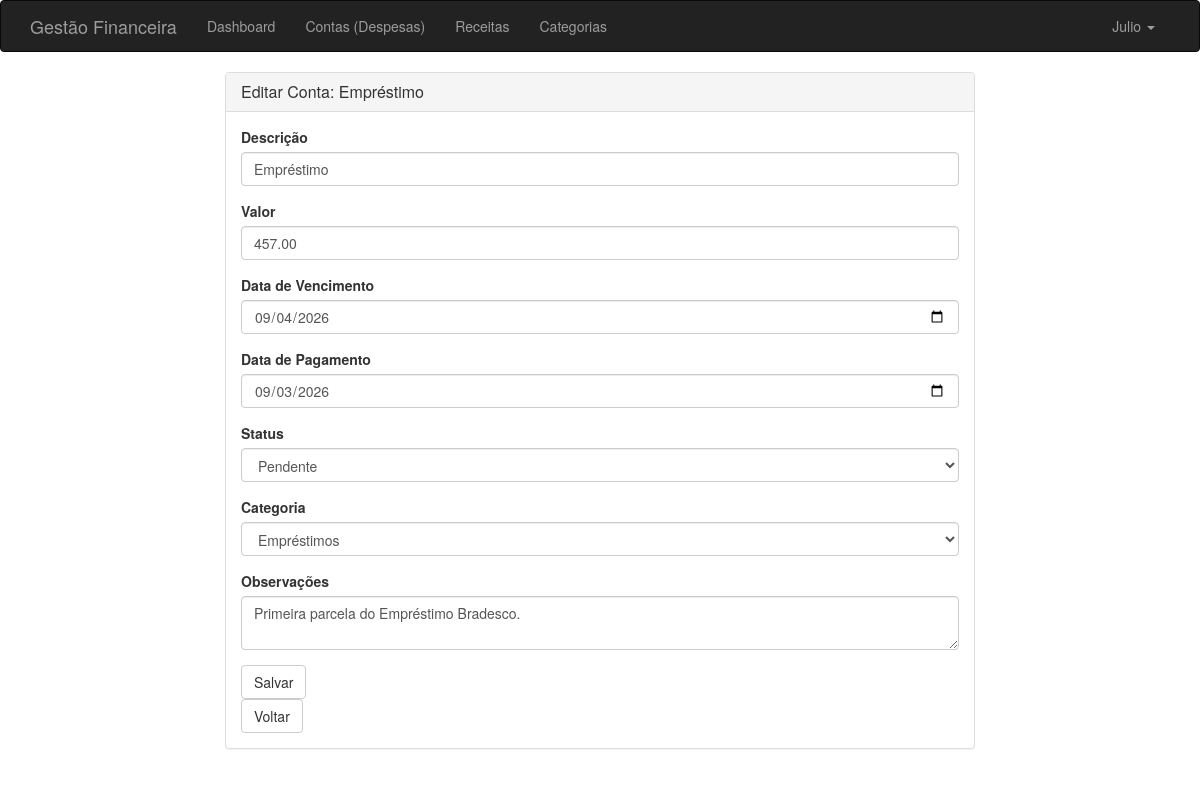
/contas/1/editar (signed in), run on the app's committed database.
### app/models/tables.py (models this page shows, shortened)
class User(UserMixin, db.Model):
    __tablename__ = 'users'
    id = db.Column(db.Integer, primary_key=True)
    user_name = db.Column(db.String(64), unique=True, index=True)
    email = db.Column(db.String(120), unique=True, index=True)
    password_hash = db.Column(db.String(256))
    role_id = db.Column(db.Integer, db.ForeignKey('roles.id'))
    contas = db.relationship('Conta', backref='user', lazy='dynamic')
    receitas = db.relationship('Receita', backref='user', lazy='dynamic')
    categorias = db.relationship('Categoria', backref='user', lazy='dynamic')

class Conta(db.Model):
    __tablename__ = 'contas'
    id = db.Column(db.Integer, primary_key=True)
    descricao = db.Column(db.String(128), nullable=False)
    valor = db.Column(db.Numeric(10, 2), nullable=False)
    data_vencimento = db.Column(db.Date, nullable=False)
    data_pagamento = db.Column(db.Date, nullable=True)
    status = db.Column(db.Enum(StatusConta), default=StatusConta.PENDENTE, nullable=False)
    observacoes = db.Column(db.Text, nullable=True)
    categoria_id = db.Column(db.Integer, db.ForeignKey('categorias.id'), nullable=False)
    user_id = db.Column(db.Integer, db.ForeignKey('users.id'), nullable=False)

### app/controllers/contas.py (the view, shortened to what this page needs)
@bp.route('/<int:id>/editar', methods=['GET', 'POST'])
@login_required
def editar(id):
    conta = Conta.query.filter_by(id=id, user_id=current_user.id).first_or_404()
    form = ContaForm(obj=conta)
    _popular_categorias_form(form, TipoCategoria.DESPESA)
    form.categoria.data = conta.categoria_id
    form.status.data = conta.status.value
    return render_template('contas/editar.html', form=form, conta=conta)

### app/models/forms.py
class ContaForm(FlaskForm):
    descricao = StringField('Descrição', validators=[DataRequired(), Length(min=2, max=128)])
    valor = DecimalField('Valor', validators=[DataRequired(), NumberRange(min=0.01)], places=2)
    data_vencimento = DateField('Data de Vencimento', format='%Y-%m-%d', validators=[DataRequired()])
    data_pagamento = DateField('Data de Pagamento', format='%Y-%m-%d', validators=[Optional()])
    status = SelectField('Status', choices=[
        (StatusConta.PENDENTE.value, 'Pendente'),
        (StatusConta.PAGO.value, 'Pago')
    ], validators=[DataRequired()])
    categoria = SelectField('Categoria', coerce=int, validators=[DataRequired()])
    observacoes = TextAreaField('Observações', validators=[Optional(), Length(max=500)])
    submit = SubmitField('Salvar')

### app/controllers/contas.py (called while the page is built)
def _popular_categorias_form(form, tipo=TipoCategoria.DESPESA):
    categorias = Categoria.query.filter_by(
        user_id=current_user.id,
        tipo=tipo
    ).order_by(Categoria.nome).all()
    form.categoria.choices = [(c.id, c.nome) for c in categorias]

### app/models/tables.py (called while the page is built)
@login_manager.user_loader
def load_user(user_id):
    return db.session.get(User, int(user_id))

### app/templates/contas/editar.html
{% extends 'base.html' %}
{% import 'bootstrap/wtf.html' as wtf %}
{% block page_content %}
<div class="row">
    <div class="col-md-8 col-md-offset-2">
        <div class="panel panel-default">
            <div class="panel-heading">
                <h3 class="panel-title">Editar Conta: {{ conta.descricao }}</h3>
            </div>
            <div class="panel-body">
                {{ wtf.quick_form(form, action=url_for('contas.editar', id=conta.id), method='post') }}
                <a href="{{ url_for('contas.listar') }}" class="btn btn-default">Voltar</a>
            </div>
        </div>
    </div>
</div>
{% endblock %}

### app/templates/base.html (shortened to what this page needs)
{% extends 'bootstrap/base.html' %}
{% block navbar %}
<div class="navbar navbar-inverse" role="navigation">
  <div class="container">
    <div class="navbar-header">
      <a class="navbar-brand" href="{{ url_for('main.index') }}">Gestão Financeira</a>
    </div>
    <div class="navbar-collapse collapse">
      <ul class="nav navbar-nav">
        <li><a href="{{ url_for('main.index') }}">Dashboard</a></li>
        <li><a href="{{ url_for('contas.listar') }}">Contas (Despesas)</a></li>
        <li><a href="{{ url_for('receitas.listar') }}">Receitas</a></li>
        <li><a href="{{ url_for('categorias.listar') }}">Categorias</a></li>
      </ul>
      <ul class="nav navbar-nav navbar-right">
        {% if current_user.is_authenticated %}
        <li class="dropdown">
          <a href="#" class="dropdown-toggle" data-toggle="dropdown">
            {{ current_user.user_name }} <b class="caret"></b>
          </a>
        </li>
        {% else %}
        <li><a href="{{ url_for('auth.login') }}">Login</a></li>
        <li><a href="{{ url_for('auth.register') }}">Registrar</a></li>
        {% endif %}
      </ul>
    </div>
  </div>
</div>
{% endblock %}
{% block content %}
<div class="container">
    {% block page_content %}{% endblock %}
</div>
{% endblock %}

### data on the page
User: user_name "Julio"
Conta: descricao "Empréstimo", valor "457.00", data_vencimento "09/04/2026", data_pagamento "09/03/2026", status "Pendente", categoria "Empréstimos", observacoes "Primeira parcela do Empréstimo Bradesco."
